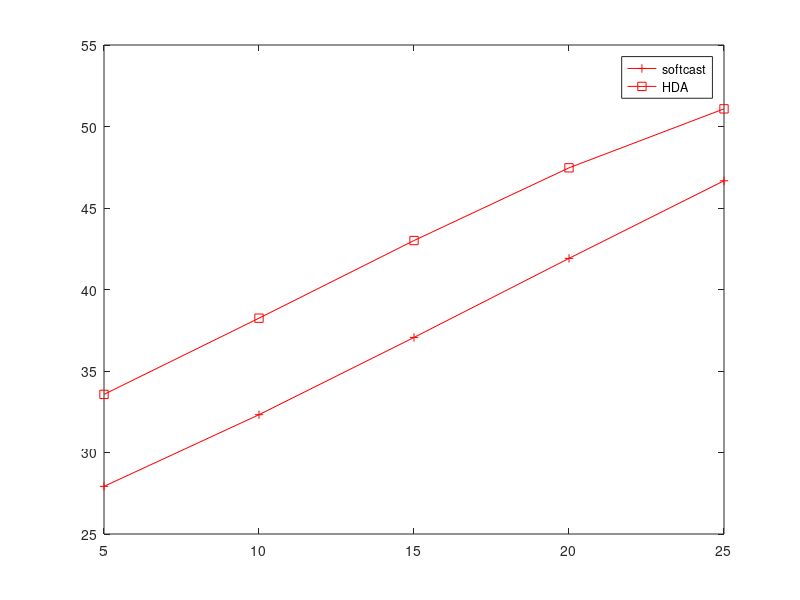
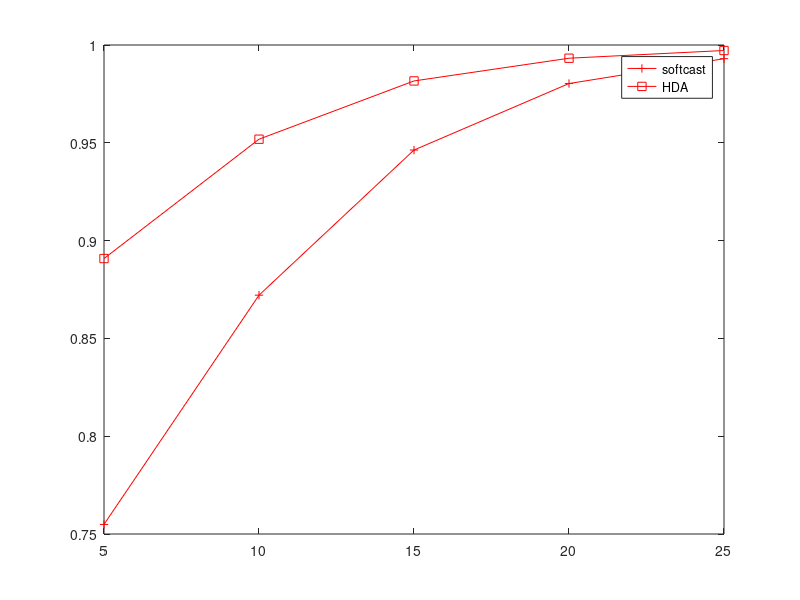

Recreate these plots in MATLAB, in order.
%% 
% snr=5:5:25;
% softcast=[27.9266   32.3472   37.0868   41.9179   46.7252];
% cactus  =[30.2280   34.1944   38.2966   42.6256   47.0714];
% layeredHybrid_softcast=[31.3518   35.6207   40.1612   44.3961   47.7555];
% layeredHybrid_cactus=[33.5278   37.3646   41.2302   44.9440   47.9527];
% figure(1);plot(snr,softcast,'-^r',snr,cactus,'-+k',snr,layeredHybrid_softcast,'-*m',snr,layeredHybrid_cactus,'-sb');xlabel('snr');ylabel('psnr');
% papr_softcast=58.7001;papr_cactus=20.8507;
% legend('softcast','cactus','layeredHybrid_softcast','layeredHybrid_cactus');
% 
% softcastssim=[0.7539    0.8729    0.9462    0.9803    0.9930];
% cactusssim=[0.8800    0.9379    0.9697    0.9863    0.9942];
% layeredHybrid_softcastssim=[0.8225    0.9131    0.9646    0.9864    0.9940];
% layeredHybrid_cactusssim=[0.9191    0.9584    0.9793    0.9899    0.9947];
% figure(2);plot(snr,softcastssim,'-^r',snr,cactusssim,'-+k',snr,layeredHybrid_softcastssim,'-*m',snr,layeredHybrid_cactusssim,'-sb');
% legend('softcast','cactus','layeredHybrid_softcast','layeredHybrid_cactus');
% test100=[30.5856   32.6112   33.7621   34.2341   34.4001];
% test200=[31.7756   35.3603   38.2899   40.0240   40.7972];
% test300=[31.9483   36.0876   40.2342   43.6819   45.8630];
% test400=[31.8923   36.1502   40.6030   44.7938   48.0159];
% 
% plot(5:5:25,test100,'-r+',5:5:25,test200,'-b+',5:5:25,test300,'-g+',5:5:25,test400,'-m+')

softcast=[27.9229   32.3192   37.0594   41.9093   46.6698];
softcast_ssim =[0.7549    0.8721    0.9463    0.9803    0.9930];
HDA=[33.5658   38.2407   43.0038   47.4651 51.0830];
HDA_ssim = [0.890827253989761 0.951836157227020 0.981626577362430 0.993241867449241 0.997188337995047];
figure(1);plot(5:5:25,softcast,'-r+',5:5:25,HDA,'-rs');legend('softcast','HDA');
figure(2);plot(5:5:25,softcast_ssim,'-r+',5:5:25,HDA_ssim,'-rs');legend('softcast','HDA');


